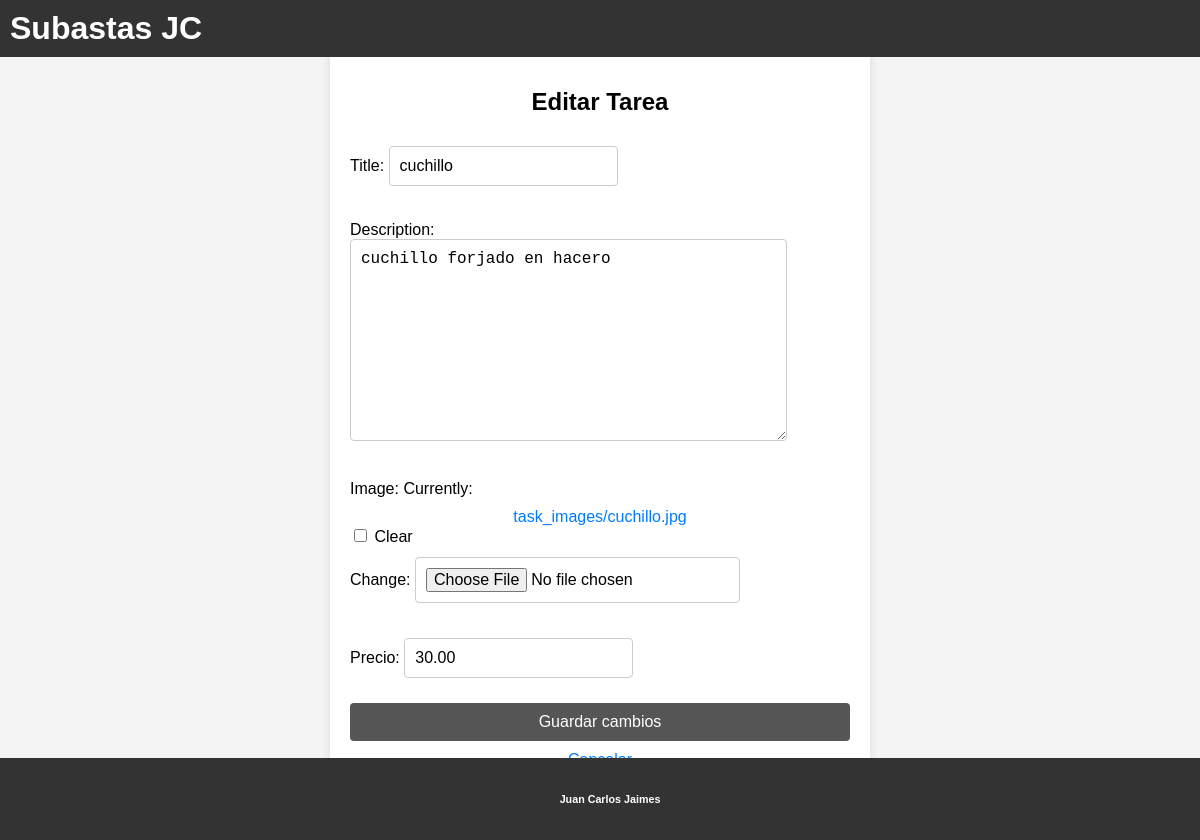
/editar_tarea/25/ (signed in), run on the app's committed database.
### subastas/models.py (models this page shows, shortened)
class Task(models.Model):
    title = models.CharField(max_length=100)
    description = models.TextField(blank=True)
    precio = models.DecimalField(max_digits=10, decimal_places=2, null=True, blank=True)
    created = models.DateTimeField(auto_now_add=True)
    datecompleted = models.DateTimeField(null=True)
    user = models.ForeignKey(User, on_delete=models.CASCADE)  # Relación con el usuario propietario de la tarea
    image = models.ImageField(upload_to='task_images/', null=True, blank=True)  # Campo para la imagen de la tarea

### subastas/views.py (the view)
# urls.py: path('editar_tarea/<int:task_id>/', views.editar_tarea, name='editar_tarea'),
@login_required
def editar_tarea(request, task_id):
    task = get_object_or_404(Task, id=task_id, user=request.user)
    if request.method == 'POST':
        form = TaskForm(request.POST, request.FILES, instance=task)
        if form.is_valid():
            form.save()
            return redirect('perfil')
    else:
        form = TaskForm(instance=task)
    return render(request, 'editar_tarea.html', {'form': form, 'task': task})

### subastas/forms.py
class TaskForm(forms.ModelForm):
    class Meta:
        model = Task
        fields = ['title', 'description','image', 'precio']

### subastas/templates/editar_tarea.html (shortened to what this page needs)
{% extends 'base.html' %}
{% block content %}
<!DOCTYPE html>
<html lang="en">
<head>
</head>
<body>
    <div class="edit-container">
        <h1>Editar Tarea</h1>
        <form method="post" enctype="multipart/form-data">
            {{ form.as_p }}
            <button type="submit">Guardar cambios</button>
            <a href="{% url 'perfil' %}">Cancelar</a>
        </form>
    </div>
</body>
</html>
{% endblock %}

### subastas/templates/base.html (style rules this page uses)
body { font-family: Arial, sans-serif; display: flex; flex-direction: column; align-items: center; justify-content: center; height: 100vh; margin: 0; background-color: #f0f0f0; }
p, h2 { margin: 10px 0; }

### subastas/templates/editar_tarea.html (style rules this page uses)
body { font-family: Arial, sans-serif; background-color: #f4f4f4; margin: 0; padding: 20px; display: flex; justify-content: center; align-items: center; height: 100vh; }
.edit-container { background-color: #fff; padding: 20px; border-radius: 8px; box-shadow: 0 0 10px rgba(0, 0, 0, 0.1); max-width: 500px; width: 100%; }
.edit-container h1 { margin-bottom: 20px; font-size: 24px; text-align: center; }
.edit-container form { display: flex; flex-direction: column; }
.edit-container form input, .edit-container form textarea { margin-bottom: 15px; padding: 10px; font-size: 16px; border: 1px solid #ccc; border-radius: 4px; }
.edit-container form button { padding: 10px; background-color: #555; color: #fff; border: none; border-radius: 4px; cursor: pointer; font-size: 16px; }
.edit-container form a { text-align: center; display: block; margin-top: 10px; color: #007bff; text-decoration: none; }

### data on the page
Task: title "cuchillo", description "cuchillo forjado en hacero", precio "30.00"
